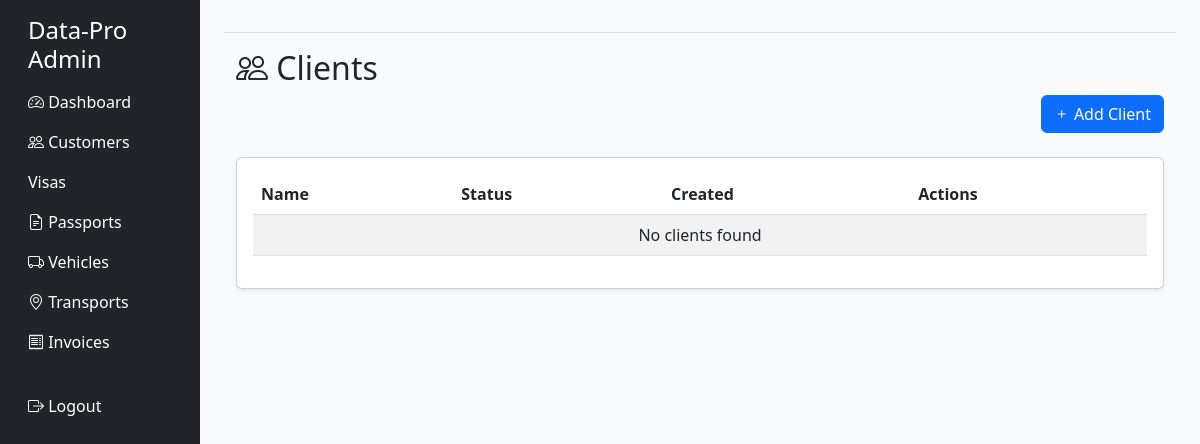
The page /system/clients/ (signed in) on the database as committed earlier.
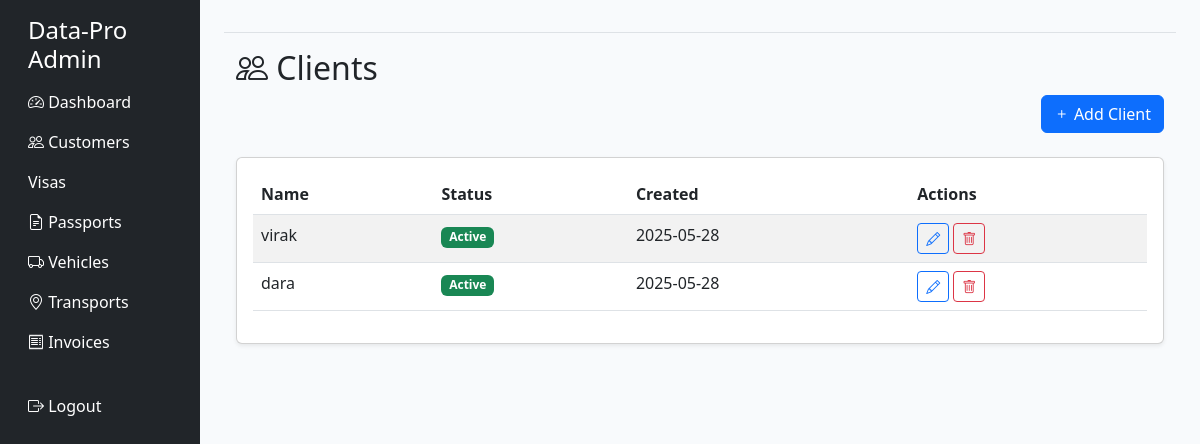
The same page on the database as committed later.
### data_pro/models.py (models this page shows, shortened)
class Client(models.Model):
    name = models.CharField(max_length=255)
    address = models.TextField()
    contact_email = models.EmailField()
    created_at = models.DateTimeField(auto_now_add=True)
    is_active = models.BooleanField(default=True)
    updated_at = models.DateTimeField(auto_now=True)

### data_pro/admin/client.py (the view)
# urls.py: path('clients/', ClientListView.as_view(), name='client-list'),
class ClientListView(SuperAdminMixin, ListView):
    model = Client
    template_name = 'admin/clients/list.html'
    context_object_name = 'clients'
    def get_queryset(self):
        return Client.objects.all().order_by('-created_at')

### data_pro/admin/mixins.py (called while the page is built)
    def dispatch(self, request, *args, **kwargs):
        if not request.user.is_superuser:
            return self.handle_no_permission()
        return super().dispatch(request, *args, **kwargs)

### data_pro/context_processors.py (called while the page is built)
def user_type(request):
    if request.user.is_authenticated:
        return {
            'is_superadmin': request.user.user_type == 'SUPERADMIN',
            'is_client_admin': request.user.user_type == 'CLIENT_ADMIN',
        }
    return {
        'is_superadmin': False,
        'is_client_admin': False,
    }

### data_pro/templates/admin/clients/list.html (shortened to what this page needs)
{% extends "admin/base.html" %}
{% block content %}
<div class="container-fluid">
    <div class="row mb-4">
        <div class="col-12">
            <h2>
                <i class="bi bi-people"></i> Clients
            </h2>
            <a href="{% url 'data_pro:client-create' %}" class="btn btn-primary float-end">
                <i class="bi bi-plus"></i> Add Client
            </a>
        </div>
    </div>
    <div class="row">
        <div class="col-12">
            <div class="card shadow-sm">
                <div class="card-body">
                    <table class="table table-striped">
                        <thead>
                            <tr>
                                <th>Name</th>
                                <th>Status</th>
                                <th>Created</th>
                                <th>Actions</th>
                            </tr>
                        </thead>
                        <tbody>
                            {% for client in clients %}
                            <tr>
                                <td>{{ client.name }}</td>
                                <td>
                                    <span class="badge bg-{% if client.is_active %}success{% else %}danger{% endif %}">
                                        {% if client.is_active %}Active{% else %}Inactive{% endif %}
                                    </span>
                                </td>
                                <td>{{ client.created_at|date:"Y-m-d" }}</td>
                                <td>
                                    <a href="{% url 'data_pro:client-edit' client.pk %}" class="btn btn-sm btn-outline-primary">
                                        <i class="bi bi-pencil"></i>
                                    </a>
                                    <a href="{% url 'data_pro:client-delete' client.pk %}" class="btn btn-sm btn-outline-danger">
                                        <i class="bi bi-trash"></i>
                                    </a>
                                </td>
                            </tr>
                            {% empty %}
                            <tr>
                                <td colspan="4" class="text-center">No clients found</td>
                            </tr>
                            {% endfor %}
                        </tbody>
                    </table>
                </div>
            </div>
        </div>
    </div>
</div>
{% endblock %}

### data_pro/templates/admin/base.html (shortened to what this page needs)
<!DOCTYPE html>
<html lang="en">
<head>
    <link href="https://cdn.jsdelivr.net/npm/bootstrap@5.3.0/dist/css/bootstrap.min.css" rel="stylesheet">
    <link href="https://cdn.datatables.net/1.13.6/css/dataTables.bootstrap5.min.css" rel="stylesheet">
    <link href="https://cdn.jsdelivr.net/npm/bootstrap-icons@1.10.0/font/bootstrap-icons.css" rel="stylesheet">
</head>
<body>
    <div class="container-fluid">
        <div class="row">
            <div class="col-md-2 d-none d-md-block bg-dark sidebar">
                <div class="sidebar-sticky pt-3">
                    <h4 class="text-white px-3">Data-Pro Admin</h4>
                    <ul class="nav flex-column">
                        <li class="nav-item">
                            <a class="nav-link text-white" href="{% url 'data_pro:dashboard' %}">
                                <i class="bi bi-speedometer2"></i> Dashboard
                            </a>
                        </li>
                        <li class="nav-item">
                            <a class="nav-link text-white" href="{% url 'data_pro:customer-list' %}">
                                <i class="bi bi-people"></i> Customers
                            </a>
                        </li>
                        <li class="nav-item">
                            <a class="nav-link text-white" href="{% url 'data_pro:visa-list' %}">
                                 Visas
                            </a>
                        </li>
                        <li class="nav-item">
                            <a class="nav-link text-white" href="{% url 'data_pro:passport-list' %}">
                                <i class="bi bi-file-earmark-text"></i> Passports
                            </a>
                        </li>
                        <li class="nav-item">
                            <a class="nav-link text-white" href="{% url 'data_pro:vehicle-list' %}">
                                <i class="bi bi-truck"></i> Vehicles
                            </a>
                        </li>
                        <li class="nav-item">
                            <a class="nav-link text-white" href="{% url 'data_pro:transport-list' %}">
                                <i class="bi bi-geo-alt"></i> Transports
                            </a>
                        </li>
                        <li class="nav-item">
                            <a class="nav-link text-white" href="{% url 'data_pro:invoice-list' %}">
                                <i class="bi bi-receipt"></i> Invoices
                            </a>
                        </li>
                        {% if request.user.is_authenticated %}
                        <li class="nav-item mt-4">
                            <a class="nav-link text-white" href="{% url 'logout' %}">
                                <i class="bi bi-box-arrow-right"></i> Logout
                            </a>
                        </li>
                        {% endif %}
                    </ul>
                </div>
            </div>
            <main role="main" class="col-md-9 ml-sm-auto col-lg-10 px-4">
                <div class="d-flex justify-content-between flex-wrap flex-md-nowrap align-items-center pt-3 pb-2 mb-3 border-bottom">
                </div>
                {% block content %}{% endblock %}
            </main>
        </div>
    </div>
</body>
</html>

### data_pro/templates/admin/base.html (style rules this page uses)
.sidebar { min-height: 100vh; }
:root { --primary: #4b38b3; --secondary: #6c757d; }
body { background-color: #f8fafc; }

Rows that differ between the two databases and show on the page:
added Client: name "virak", is_active "Active", created_at "2025-05-28"
added Client: name "dara", is_active "Active", created_at "2025-05-28"
Other text that changed with them:
text no longer shown: "No clients found"
